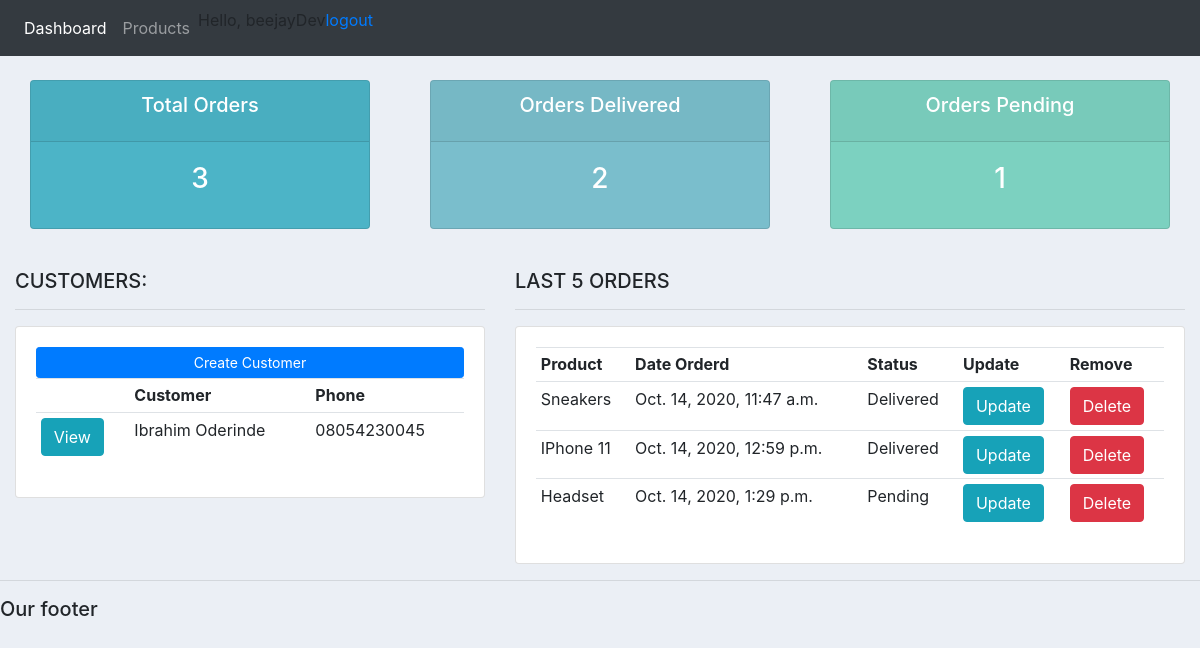
The app's page / (signed in) with its own data.
### commerce/models.py (models this page shows, shortened)
class Customer(models.Model):
    user = models.OneToOneField(User, null=True, on_delete=models.CASCADE)
    name = models.CharField(max_length=200, null=True)
    phone = models.CharField(max_length=200, null=True)
    email = models.CharField(max_length=200, null=True)
    date_created = models.DateTimeField(auto_now_add=True, null=True)

class Order(models.Model):
    STATUS = (
            ('Pending', 'Pending'),
            ('Out for delivery', 'Out for delivery'),
            ('Delivered', 'Delivered'),
            )
    customer = models.ForeignKey(Customer, null=True, on_delete=models.CASCADE)
    order = models.ForeignKey(Product, null=True, on_delete=models.CASCADE)
    date_created = models.DateTimeField(auto_now_add=True, null=True)
    status = models.CharField(max_length=200, null=True, choices=STATUS)

class Product(models.Model):
    CATEGORY = (
            ('Indoor', 'Indoor'),
            ('Out door', 'Out door'),
            )
    name = models.CharField(max_length=200, null=True)
    price = models.FloatField(null=True)
    category = models.CharField(max_length=200, null=True, choices=CATEGORY)
    description = models.CharField(max_length=200, null=True, blank=True)
    date_created = models.DateTimeField(auto_now_add=True, null=True)
    tags = models.ManyToManyField(Tag)
    def __str__(self):
        return self.name

### commerce/decorators.py (the view)
    def wrapper_func(request, *args, **kwargs):
        group = None
        if request.user.groups.exists():
            group = request.user.groups.all()[0].name
        if group == "customer":
            return redirect('user-page')
        if group == "admin":
            return view_func(request, *args, **kwargs)

### commerce/views.py (called while the page is built)
@login_required(login_url="login")
@admin_only
def home(request):
    context = {
            'product': Product.objects.all(),
            'order': Order.objects.all(),
            'customers': Customer.objects.all(),
            'total_customer': Customer.objects.all().count(),
            'total_order': Order.objects.all().count(),
            'delivered': Order.objects.filter(status='Delivered').count(),
            'pending': Order.objects.filter(status='Pending').count()
        }
    return render(request, 'dashboard.html', context)

### templates/dashboard.html (shortened to what this page needs)
{%  extends 'base.html' %}
{% block content %}
{%  include 'status.html' %}
<br>
<div class="row">
	<div class="col-md-5">
		<h5>CUSTOMERS:</h5>
		<hr>
		<div class="card card-body">
			<a class="btn btn-primary  btn-sm btn-block" href="">Create Customer</a>
			<table class="table table-sm">
				<tr>
					<th></th>
					<th>Customer</th>
					<th>Phone</th>
				</tr>
				{% for customer in customers %}
				<tr>
					<td><a class="btn btn-info" href="{% url 'customer' customer.id %}">View</a></th>
					<td>{{ customer.name }}</td>
					<td>{{ customer.phone }}</td>
				</tr>
				{% endfor %}
			</table>
		</div>
	</div>
	<div class="col-md-7">
		<h5>LAST 5 ORDERS</h5>
		<hr>
		<div class="card card-body">
			<table class="table table-sm">
				<tr>
					<th>Product</th>
					<th>Date Orderd</th>
					<th>Status</th>
					<th>Update</th>
					<th>Remove</th>
				</tr>
                                {% for order in order %}
                                <tr>
                                        <td>{{ order.order }}</td>
					<td>{{ order.date_created }}</td>
					<td>{{ order.status }}</td>
					<td><a class="btn btn-info" href="{% url 'update_order' order.id %}">Update</a></td>
					<td><a class="btn btn-danger" href="{% url 'delete_order' order.id %}">Delete</a></td>
                                </tr>
                                {% endfor %}
			</table>
		</div>
	</div>
</div>
{% endblock %}

### templates/navbar.html (shortened to what this page needs)
<nav class="navbar navbar-expand-lg navbar-dark bg-dark">
  <div class="collapse navbar-collapse" id="navbarNav">
    <ul class="navbar-nav">
      <li class="nav-item active">
	      <a class="nav-link" href="{% url 'home' %}">Dashboard</a>
      </li>
      <li class="nav-item">
	      <a class="nav-link" href="{% url 'product' %}">Products</a>
      </li>
      <span>Hello, {{request.user}}</span>
      <span>
	      <a href="{% url 'logout' %}">logout</a>
      </span>
    </ul>
  </div>
</nav>

### static/css/main.css (style rules this page uses)
body { background-color: #ebeff5; }

### records on screen
Customer: name "Ibrahim Oderinde", phone "08054230045"
Order: order "Sneakers", date_created "Oct. 14, 2020, 11:47 a.m.", status "Delivered"
Order: order "IPhone 11", date_created "Oct. 14, 2020, 12:59 p.m.", status "Delivered"
Order: order "Headset", date_created "Oct. 14, 2020, 1:29 p.m.", status "Pending"

### other values on screen
{{ request.user }} "beejayDev"
{{ total_order }} "3"
{{ delivered }} "2"
{{ pending }} "1"
